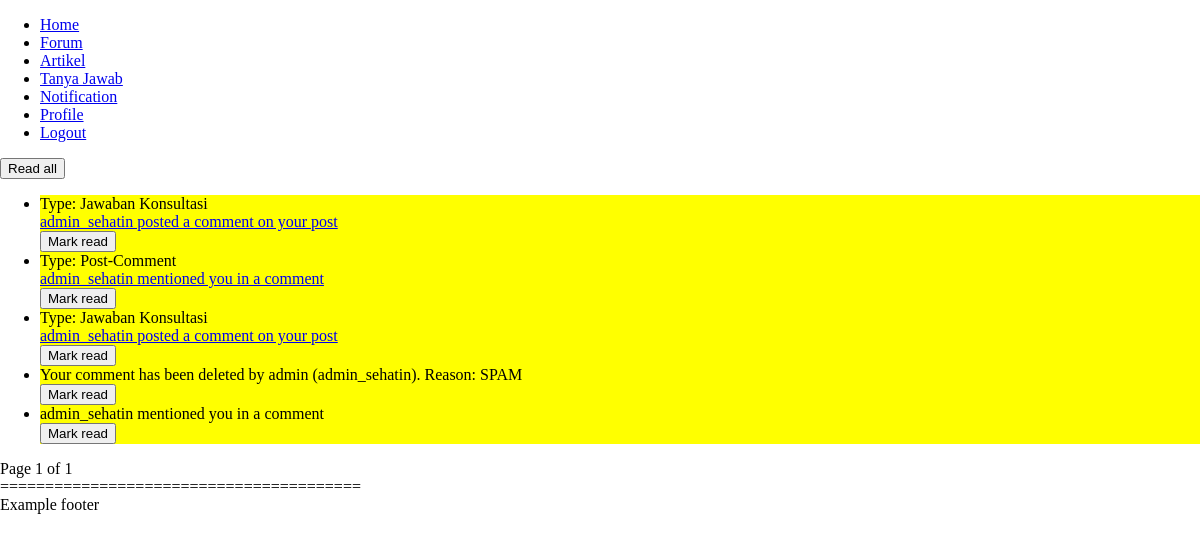
Page /profile/Dadangdut33/notification (signed in) on the committed database.
### sehat_in_webproject/models.py (models this page shows)
class Notification(models.Model):
    user = models.ForeignKey(User, on_delete=models.CASCADE) # The user who is notified
    post_Forum = models.ForeignKey(Forum, on_delete=models.SET_NULL, null=True, blank=True) # Notification in post, ex: someone commented ...
    post_Konsultasi = models.ForeignKey(Konsultasi, on_delete=models.SET_NULL, null=True, blank=True) # Notification in post, ex: someone commented ...
    comment = models.ForeignKey(Comment, on_delete=models.SET_NULL, null=True, blank=True) # Notifcation in comment, ex: someone replied
    notification_Content = models.TextField(max_length=500) # The notification message, will be auto generated based on the notification type
    created_at = models.DateTimeField(auto_now_add=True)
    read = models.BooleanField(default=False)

### sehat_in_webproject/views.py (the view)
# urls.py: path('profile/<str:username>/notification', views.profile_Notification, name='profile/notification'),
def profile_Notification(request, username):
    if request.user.is_authenticated:
        if username == request.user.username:
            paginator = Paginator(Notification.objects.filter(user=request.user).order_by('-created_at'), 25)
            page = request.GET.get('page')
            notifications = paginator.get_page(page)
            return render(request, 'profile/notification.html', {'notifications': notifications})
        else:
            raise PermissionDenied()
    else:
        messages.info(request, 'You have to be logged in first!')
        return render(request, 'auth/login')

### sehat_in_webproject/templatetags/remove_unused.py (called while the page is built)
@register.filter
def remove_unused(value):
    return value.replace(" ","-").replace("?", "")

### templates/profile/notification.html (shortened to what this page needs)
<!DOCTYPE html>
<html lang="en">
{% load static %}
{% load remove_unused %}
<head>
    <link rel="stylesheet" type="text/css" href="{% static 'css/style.css' %}">
</head>
<body>
    {% include 'templates/header.html'%}
    <div class="notification">
        <button onclick="readAll('{{ user.username }}' ,'{{ csrf_token }}')">Read all</button>
        <ul>
            {% for notif in notifications %}
            {% if notif.read %}
            <li style="background-color:white;" name="notif-id" id="notif-{{ notif.id }}">
            {% else %}
            <li style="background-color:yellow;" name="notif-id" id="notif-{{ notif.id }}">
            {% endif %}
            {% if notif.post_Forum %}
                Type: Post-Comment<br>
                <a href="/forum/{{ notif.post_Forum.id }}/{{ notif.post_Forum.title|remove_unused }}#comments-{{ notif.comment.id }}">{{ notif.notification_Content }}</a>
            {% elif notif.post_Konsultasi %}
                Type: Jawaban Konsultasi<br>
                <a href="/tanya-jawab/{{ notif.post_Konsultasi.id }}/{{ notif.post_Konsultasi.title|remove_unused }}#comments-{{ notif.comment.id }}">{{ notif.notification_Content }}</a>
            {% else %}
                {{ notif.notification_Content }}
            {% endif %}
                <br>
            {% if not notif.read %}
                <button name="btn-notif-id" id="btn-notif-{{ notif.id }}" onclick="markRead('{{ notif.id }}', '{{ user.username }}' ,'{{ csrf_token }}')">Mark read</button>
            {% endif %}
            </li>
            {% endfor %}
        </ul>
    </div>
    Page {{ notifications.number }} of {{ notifications.paginator.num_pages }}<br>
    {% include 'templates/footer.html'%}
</body>
</html>

### static/css/style.css (style rules this page uses)
html, body { width: 100%; height: 100%; background-attachment: fixed; background-repeat: no-repeat; background-size: cover; overflow-x: hidden; margin: 0px; scroll-behavior: smooth; }

### rows in the picture
Notification: notification_Content "admin_sehatin posted a comment on your post"
Notification: notification_Content "admin_sehatin mentioned you in a comment"
Notification: notification_Content "admin_sehatin posted a comment on your post"
Notification: notification_Content "Your comment has been deleted by admin (admin_sehatin). Reason: SPAM"
Notification: notification_Content "admin_sehatin mentioned you in a comment"

### other values in the picture
{{ notifications.number }} "1"
{{ notifications.paginator.num_pages }} "1"
